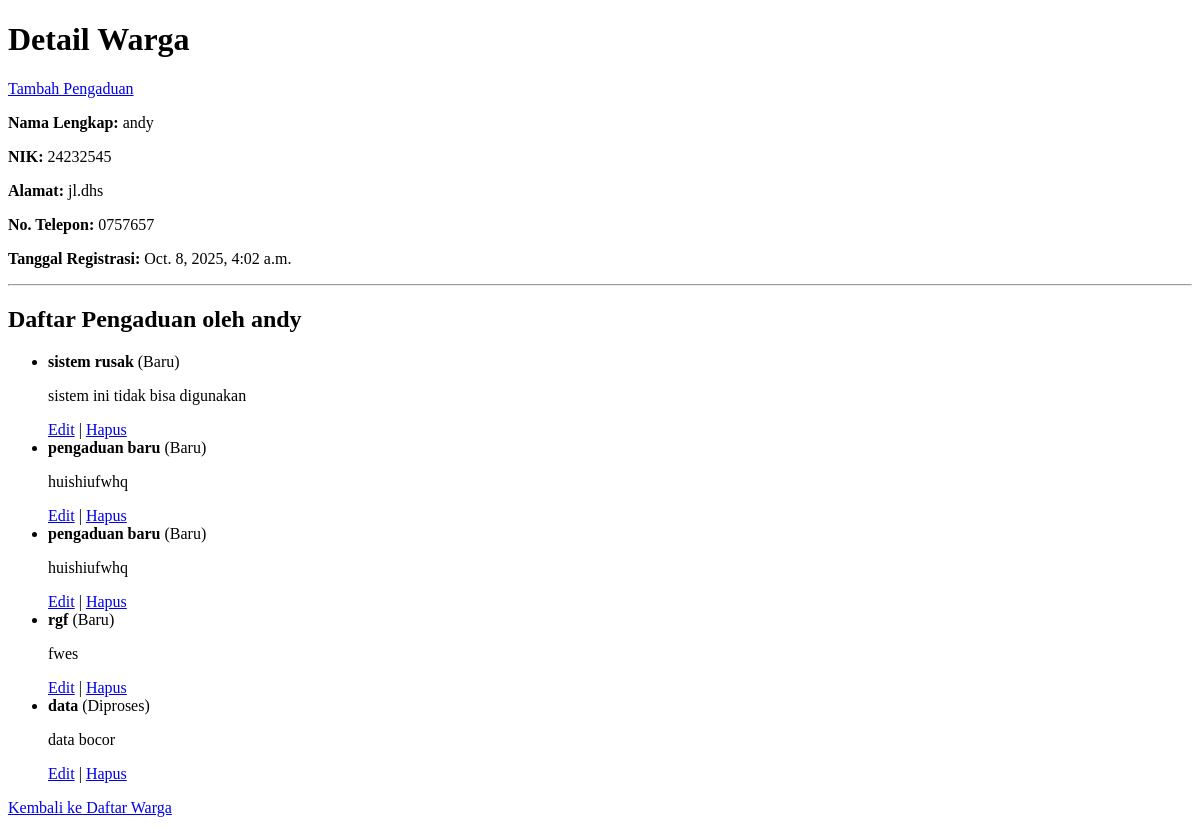
The page /warga/1/ on the database as committed earlier.
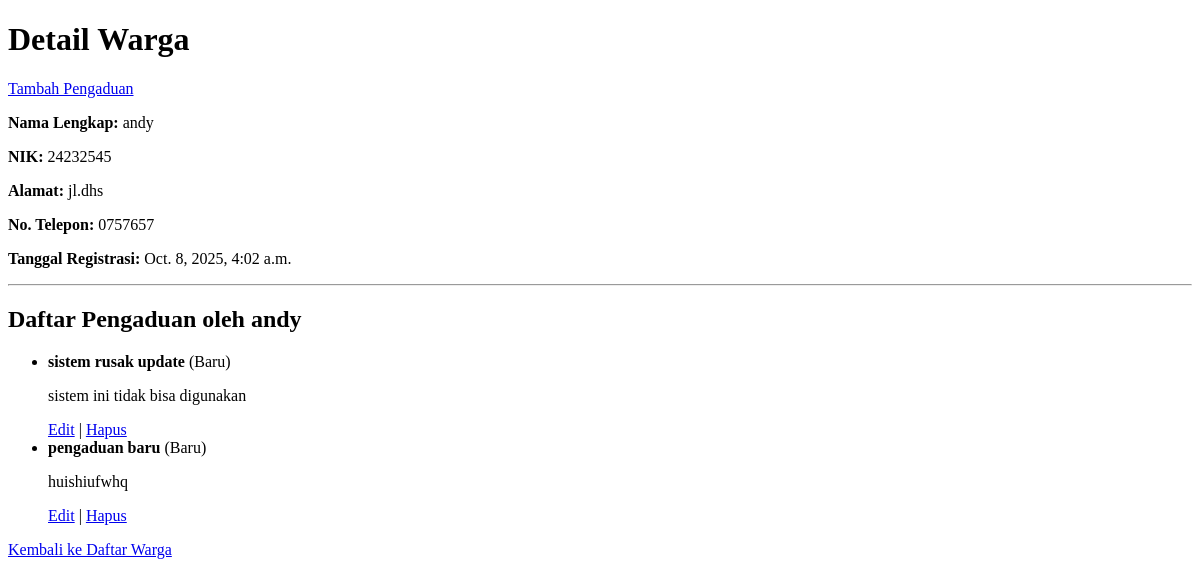
The same page on the database as committed later.
### warga/models.py (models this page shows, shortened)
class Pengaduan(models.Model):
    STATUS_CHOICES = [
        ('BARU', 'Baru'),
        ('DIPROSES', 'Diproses'),
        ('SELESAI', 'Selesai'),
    ]
    judul = models.CharField(max_length=200)
    deskripsi = models.TextField()
    status = models.CharField(max_length=10, choices=STATUS_CHOICES, default='BARU')
    tanggal_lapor = models.DateTimeField(auto_now_add=True)
    pelapor = models.ForeignKey(Warga, on_delete=models.CASCADE, related_name='pengaduan')

### warga/views.py (the view)
# urls.py: path('<int:pk>/', WargaDetailView.as_view(), name='warga-detail'),
class WargaDetailView(DetailView):
    model = Warga
    template_name = 'warga/warga_detail.html'

### warga/templates/warga/warga_detail.html (shortened to what this page needs)
<!DOCTYPE html>
<html>
<head>
</head>
<body>
    <h1>Detail Warga</h1>
    <a href="{% url 'pengaduan-tambah' object.id %}">Tambah Pengaduan</a>
    <p><strong>Nama Lengkap:</strong> {{ object.nama_lengkap }}</p>
    <p><strong>NIK:</strong> {{ object.nik }}</p>
    <p><strong>Alamat:</strong> {{ object.alamat }}</p>
    <p><strong>No. Telepon:</strong> {{ object.no_telepon }}</p>
    <p><strong>Tanggal Registrasi:</strong> {{ object.tanggal_registrasi }}</p>
    <hr>
    <h2>Daftar Pengaduan oleh {{ object.nama_lengkap }}</h2>
    <ul>
        {% for aduan in object.pengaduan.all %}
        <li>
            <strong>{{ aduan.judul }}</strong> ({{ aduan.get_status_display }})
            <p>{{ aduan.deskripsi }}</p>
            <a href="{% url 'pengaduan-edit' aduan.id %}">Edit</a> |
            <a href="{% url 'pengaduan-hapus' aduan.id %}">Hapus</a>
        </li>
        {% empty %}
        <li>Warga ini belum pernah membuat pengaduan.</li>
        {% endfor %}
    </ul>
    <p><a href="{% url 'warga-list' %}">Kembali ke Daftar Warga</a></p>
</body>
</html>

Rows that differ between the two databases and show on the page:
removed Pengaduan: judul "pengaduan baru", status "Baru", deskripsi "huishiufwhq"
removed Pengaduan: judul "rgf", status "Baru", deskripsi "fwes"
removed Pengaduan: judul "data", status "Diproses", deskripsi "data bocor"
changed Pengaduan "sistem ini tidak bisa digunakan": judul "sistem rusak" → "sistem rusak update"
